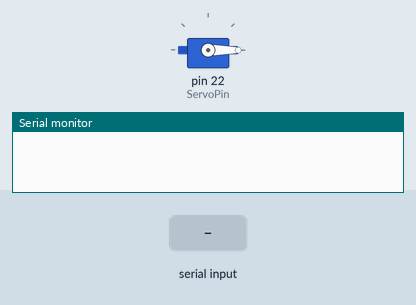
Simulated run of this sketch. Board: Arduino Mega 2560, built with avr-gcc and run on an emulated ATmega2560. Shown: servo, the last lines printed to the serial monitor. The test bench sets the inputs (shaded band).

Above: at 1.2 s.
1.3 s: "FEED 150\n" received over Serial
At 1.7 s:
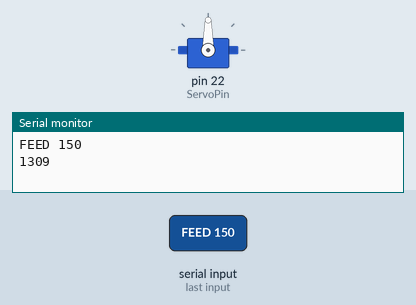
Timing chart, 0 to 10.3 s (numbered marks = the images above; inputs shaded):
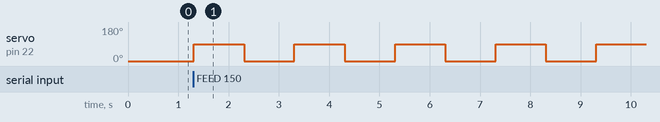

The sketch:

Aquarium_sensor.ino
```cpp
#include <Servo.h>

#define ServoPin 22

Servo servoMotor;
int feedCount = 0;              // 먹이를 줄 횟수
unsigned long feedInterval = 0; // 먹이를 줄 시간 간격 (밀리초 단위)
unsigned long lastFeedTime = 0; // 마지막으로 먹이를 준 시간
bool feedingInProgress = false; // 먹이 주기가 진행 중인지 여부
String inputString;

void setup() {
  Serial.begin(9600);
  servoMotor.attach(ServoPin);
  servoMotor.write(0);
}

void loop() {
  if (Serial.available() > 0) {
    inputString = Serial.readStringUntil('\n');
    Serial.println(inputString);
    inputString.trim();                       // 문자열 앞뒤 공백 제거
    if (inputString.startsWith("FEED")) {
      feedingInProgress = false;              // 현재 진행 중인 먹이 주기 작업 중단
      processInput(inputString);
    }
  }

  if (feedingInProgress && millis() - lastFeedTime >= feedInterval) {
    lastFeedTime = millis();                  // 마지막 먹이 주기 시간 업데이트
    Serial.println(lastFeedTime);
    for(int i = 0; i < feedCount; i++) {
      feedFish();
    }
  }

  static unsigned long previousPrintTime = 0;
  if (feedingInProgress && millis() - previousPrintTime >= 1000) { // 매 1초마다
    previousPrintTime = millis();
    Serial.print("Elapsed Time: ");
    Serial.print(previousPrintTime / 1000);
    Serial.println(" seconds");
  }
}

void processInput(String input) {
  feedCount = getFeedCount(input);            // 먹이 공급 횟수 추출
  feedInterval = getTimeDelay(input) * 1000;  // 주어진 간격을 밀리초로 변환
  feedingInProgress = true;                   // 먹이 주기 시작
  lastFeedTime = millis() - feedInterval;     // 즉시 첫 번째 먹이 주기를 시작하기 위해 설정
}

void feedFish() {
  servoMotor.write(90);
  delay(1000);
  servoMotor.write(0);
  delay(1000);
}

int getFeedCount(String input) {
  String feedCountString = input.substring(input.indexOf(' ') + 1, input.indexOf('T') - 1);
  return feedCountString.toInt(); // 횟수 반환
}

long getTimeDelay(String input) {
  int timeIndex = input.indexOf("TIME") + 5;
  String timeString = input.substring(timeIndex);
  int colonIndex = timeString.indexOf(":");
  int hours = timeString.substring(0, colonIndex).toInt();
  int minutes = timeString.substring(colonIndex + 1).toInt();

  return (hours * 3600 + minutes * 60); // 지연 시간을 초 단위로 반환
}
```

Measured:
- after the input at 1.3 s, servo on pin 22 (ServoPin): alternates 90° for 1.0 s and 0° for 1.0 s, starting at once
